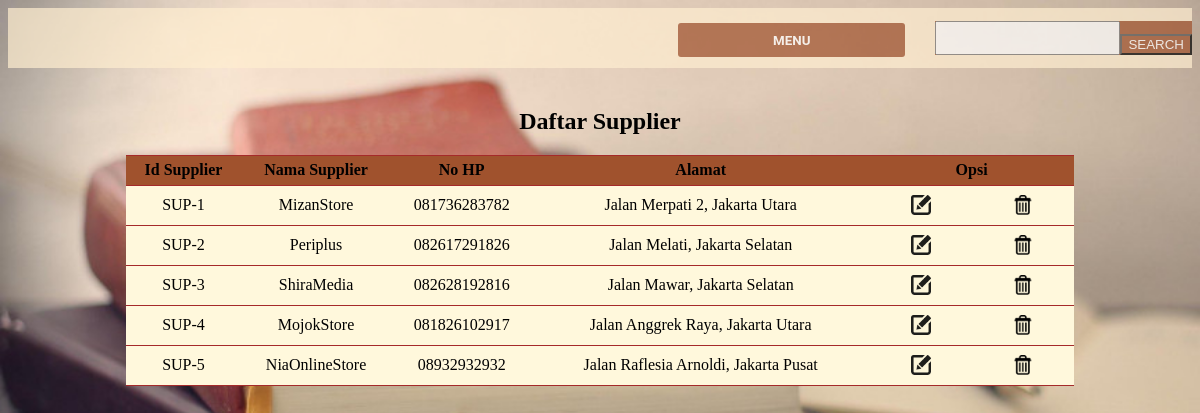
/toko_buku/sup.php, run on the app's committed database.
### tables this page shows
CREATE TABLE `supplier` (
  `id_sup` varchar(200) NOT NULL,
  `nama_sup` varchar(200) NOT NULL,
  `no_hp` varchar(200) NOT NULL,
  `alamat_sup` varchar(200) NOT NULL
);

### toko_buku/sup.php (the view, shortened to what this page needs)
<html>
    <head>
    <link rel="stylesheet" type="text/css" href="style.css">
    </head>
</html>
    <body>
    <header>
    <form action="sup.php" method="get" class="cari">
	<input type="text" name="cari">
	<input type="submit" class="cari" value="SEARCH">
    </form>
    <button class="toggle-sidebar" id="toggle-sidebar">MENU</button>
        </header>
    <h2 align='center' line-height='50%'>Daftar Supplier</h2>
    <?php
     include_once("config.php");
    ?>
    <table width='80%' align='center' class='table'>
    <tr height ="30px">
        <th>Id Supplier</th>
        <th>Nama Supplier</th>
        <th>No HP</th>
        <th>Alamat</th>
        <th colspan = "2">Opsi</th>
    </tr>
    <?php
        if(isset($_GET['cari'])){
            $cari = $_GET['cari'];
            $result = mysqli_query($mysqli, "select * from supplier where nama_sup like '%".$cari."%'");
        }else{
            $result = mysqli_query($mysqli,"select * from supplier");
        }
    while($user_data = mysqli_fetch_array($result)) {   ?>
        <tr height ="40px">
        <td align='center'><?=$user_data['id_sup']?></td>
        <td align='center'><?=$user_data['nama_sup']?></td>
        <td align='center'><?=$user_data['no_hp']?></td>
        <td align='center'><?=$user_data['alamat_sup']?></td>
        <td align='center' width='100px'><a  href="edit_sup.php?id_sup=<?php echo $user_data['id_sup']; ?>"><img src="image/edit.png" height="20px"></a></td>
        <td align='center' width='100px'><a  href="delete_sup.php?id_sup=<?php echo $user_data['id_sup']; ?>"><img src="image/hapus.png" height="20px"></a></td>
    </tr>
    <?php }?>
    </table>
    </body>

### toko_buku/style.css (style rules this page uses)
body { background-image: url(image/cover.jpg); background-size: cover; }
h2 { padding-top: 20px; }
.cari { display:flex; position: relative; float: right; margin-top: 13px; background-color:#A0522D; color:white; cursor: pointer; }
header { height:60px; background-color:#ffeed1; opacity: 0.7; top:5px; display:flex-end; }
.table { border-collapse: collapse; align-content: center; border-top: 1px brown solid; border-bottom: 1px brown solid; }
table.table th th , table.table tr td { background-color: #FFF8DC; border-top: 1px brown solid; border-bottom: 1px brown solid; }
table.table th th , table.table tr th { background-color: #A0522D; border-top: 1px brown solid; border-bottom: 1px brown solid; }
button { background-color:#A0522D; color: black; padding: 10px 16px; text-decoration: none; cursor: pointer; font-family: 'roboto'; margin-right: 30px; border-radius: 3px; padding:10px; }
a { text-decoration: none; color: black; }
header .toggle-sidebar { border: none; background-color:#A0522D; color: white; font-weight: bold; padding: 9.5px 95px 9px 95px; margin-top: 15px; cursor: pointer; float: right; }

### data on the page
supplier: id_sup "SUP-1", nama_sup "MizanStore", no_hp "081736283782", alamat_sup "Jalan Merpati 2, Jakarta Utara"
supplier: id_sup "SUP-2", nama_sup "Periplus", no_hp "082617291826", alamat_sup "Jalan Melati, Jakarta Selatan"
supplier: id_sup "SUP-3", nama_sup "ShiraMedia", no_hp "082628192816", alamat_sup "Jalan Mawar, Jakarta Selatan"
supplier: id_sup "SUP-4", nama_sup "MojokStore", no_hp "081826102917", alamat_sup "Jalan Anggrek Raya, Jakarta Utara"
supplier: id_sup "SUP-5", nama_sup "NiaOnlineStore", no_hp "08932932932", alamat_sup "Jalan Raflesia Arnoldi, Jakarta Pusat"
